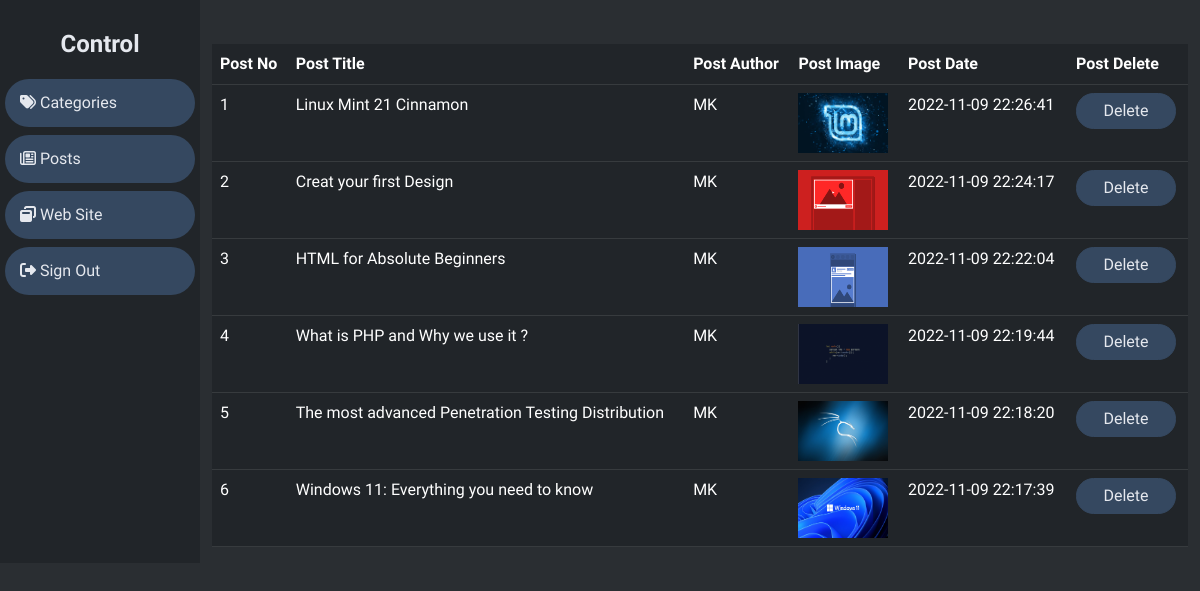
/posts.php, run on the app's committed database.
### tables this page shows
CREATE TABLE `posts` (
  `id` int(11) NOT NULL,
  `postTitle` varchar(200) NOT NULL,
  `postCat` varchar(200) NOT NULL,
  `postImage` varchar(200) NOT NULL,
  `postContent` varchar(10000) NOT NULL,
  `postDate` datetime NOT NULL DEFAULT current_timestamp(),
  `postAuthor` varchar(200) NOT NULL
);

### posts.php (the view, shortened to what this page needs)
<?php
    include('include/connection.php');
    include('include/header.php');
?>
    <div class="content">
        <div class="container-fluid">
            <div class="row">
                <div class="col-md-2" id="side-area">
                    <h4>Control </h4>
                    <ul>
                        <li>
                            <a href="categories.php">
                                <span><i class="fa-solid fa-tags"></i></span>
                                <span>Categories</span>
                            </a>
                        </li>
                        <li data-bs-toggle="collapse" data-bs-target="#menu">
                            <a href="#">
                                <span><i class="fa-regular fa-newspaper"></i></span>
                                <span>Posts</span>
                            </a>
                        </li>
                        <li>
                            <a href="index.php" target="_blank">
                                <span><i class="fa-solid fa-window-restore"></i></span>
                                <span>Web Site</span>
                            </a>
                        </li>
                        <li>
                            <a href="logout.php">
                                <span><i class="fa-solid fa-right-from-bracket"></i></span>
                                <span>Sign Out</span>
                            </a>
                        </li>
                    </ul>
                </div>
                <div class="col-md-10" id="main-area">
                <div class="display-posts mt-4">
                <table class="table table-hover table-dark">
                    <tr style="background: var(--first-color) !important; color: #FFF;">
                        <th>Post No</th>
                        <th>Post Title</th>
                        <th>Post Author</th>
                        <th>Post Image</th>
                        <th>Post Date</th>
                        <th>Post Delete</th>
                    </tr>
                    <?php
                        $query = "SELECT * FROM posts ORDER BY id desc";
                        $res = mysqli_query($conn,$query);
                        $no = 0;
                        while($row= mysqli_fetch_assoc($res)){
                        $no++;
                        ?>
                        <tr>
                            <td><?php echo $no;?></td>
                            <td><?php echo $row['postTitle'];?></td>
                            <td><?php echo $row['postAuthor'];?></td>
                            <td><img src="uploads/<?php echo $row['postImage'];?>" width="90px" height="60px"></td>
                            <td><?php echo $row['postDate'];?></td>
                            <td><a href="posts.php?id=<?php echo $row['id'];?>">
                                <button class="btn-custom" >Delete</button></a>
                            </td>
                        </tr>
                        <?php
                        }
                    ?>
                </table>
                </div>
        </div>
    </div>
<?php
    include('include/footer.php');
?>

### include/header.php (shortened to what this page needs)
<!DOCTYPE html>
<html lang="en">
<head>
    <link href="https://cdn.jsdelivr.net/npm/bootstrap@5.2.2/dist/css/bootstrap.min.css" rel="stylesheet">
    <link rel="stylesheet" href="css/dashboard.css">
    <link rel="stylesheet" href="https://cdnjs.cloudflare.com/ajax/libs/font-awesome/6.2.0/css/all.css"></link>
</head>
<body>

### include/footer.php (shortened to what this page needs)
</body>
</html>

### css/dashboard.css (style rules this page uses)
:root { --first-color: #354860; --second-color: #54545b; --third-color : #c9d0dc; --forth-color: #2a2e32; --fifth-color: #e5e8ee; --sixth-color: #000000; --seventh-color: #3b5499; }
a { text-decoration: none; }
body { background: var(--forth-color); font-family: 'Changa', sans-serif; }
#side-area { background: rgb(33,37,41); color: var(--fifth-color); padding: 30px 0; }
#side-area h4 { text-align: center; margin-bottom: 20px; font-weight: bold; }
#side-area ul { list-style: none; padding: 0; }
#side-area ul li { background: var(--first-color); margin: 8px 5px; padding: 12px 15px; border-radius: 2px; border-radius: 1.5em; }
#side-area ul li a { color: var(--fifth-color); }
#main-area { margin-top: 20px; }
.btn-custom { background: var(--first-color); color: var(--fifth-color); border: 1px solid var(--first-color); border-radius: 1.1em; padding: 5px 10px; width: 100px; }

### data on the page
posts: postTitle "Linux Mint 21 Cinnamon", postAuthor "MK", postImage (picture), postDate "2022-11-09 22:26:41"
posts: postTitle "Creat your first Design", postAuthor "MK", postImage (picture), postDate "2022-11-09 22:24:17"
posts: postTitle "HTML for Absolute Beginners", postAuthor "MK", postImage (picture), postDate "2022-11-09 22:22:04"
posts: postTitle "What is PHP and Why we use it ?", postAuthor "MK", postImage (picture), postDate "2022-11-09 22:19:44"
posts: postTitle "The most advanced Penetration Testing Distribution", postAuthor "MK", postImage (picture), postDate "2022-11-09 22:18:20"
posts: postTitle "Windows 11: Everything you need to know", postAuthor "MK", postImage (picture), postDate "2022-11-09 22:17:39"
